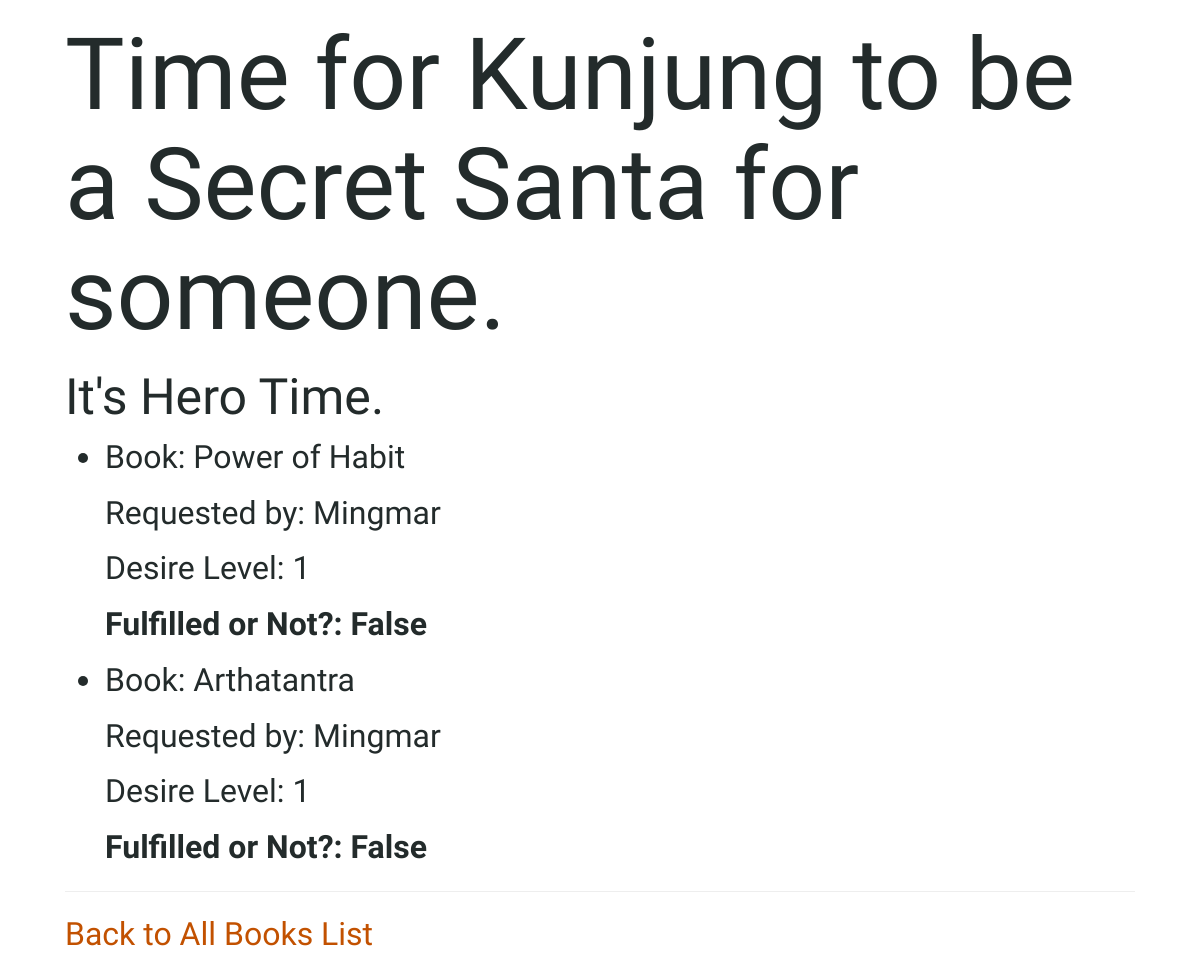
Before: /angel/1 with the older database file.
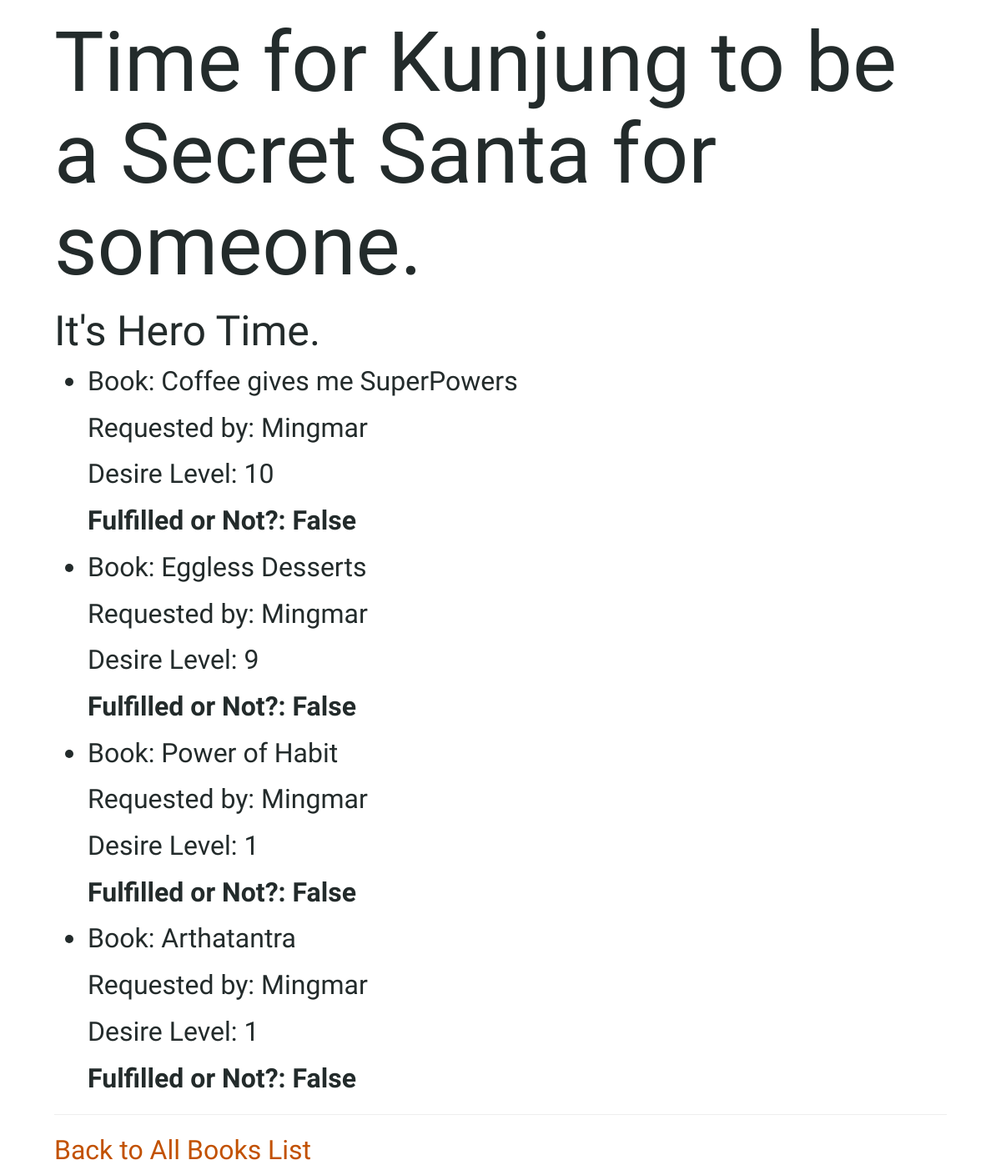
After: the same page with the newer database file.
### books/models.py (models this page shows, shortened)
class Wish(models.Model):
    book = models.ForeignKey(Book, on_delete=models.CASCADE, related_name="wishes")
    wisher = models.ForeignKey(Person, on_delete=models.CASCADE, related_name="wishes") ### The Person who is making the wish
    angel = models.ForeignKey(Person, on_delete=models.CASCADE, related_name='wishes_to_fulfill', null=True) ### The Person who fulfills the wish therefore, the ANGEL
    fulfilled = models.BooleanField(default=False)
    desire_lvl = models.IntegerField(default=1)

class Book(models.Model):
    name = models.CharField(max_length=20, default="Invisible Book")
    summary = models.TextField(max_length=100, null=True)
    owner = models.ForeignKey(Person, on_delete=models.CASCADE, related_name="books", null=True)
    def __str__(self):
        return f"{self.name}"

class Person(models.Model):
    name = models.CharField(max_length=20, default="Mr Nobody")
    def __str__(self):
        return f"{self.name}"

### books/views.py (the view)
# urls.py: path('angel/<int:person_id>', views.angel, name='angel'),
def angel(request, person_id):
	try:
		person = Person.objects.get(pk=person_id)
	except Person.DoesNotExist:
		raise Http404("Person does not exist.")
	context = {
		"person": person,
		"wishes_to_fulfill": person.wishes_to_fulfill.all().order_by('-desire_lvl')
	}
	return render(request, "books/angel.html", context)

### books/templates/books/angel.html (shortened to what this page needs)
{% extends "books/base.html" %}
{% block body %}
	<h1>Time for {{ person }} to be a Secret Santa for someone.</h1>
    <h3>It's Hero Time.</h3>
    <ul>
    {% for wish in wishes_to_fulfill %}
        <li>
            <p>Book: {{ wish.book }}</p>
            <p>Requested by: {{ wish.wisher }}</p>
            <p>Desire Level: {{ wish.desire_lvl }}</p>
            <p><b>Fulfilled or Not?: {{ wish.fulfilled }} </b></p>
        </li>
    {% empty %}
        <li>No Wishes to Fulfill.</li>
    {% endfor %}
    </ul>
	<hr>
	<a href="{% url 'index' %}">Back to All Books List</a>
{% endblock %}

Changed rows visible on the page:
added Wish: book "Coffee gives me SuperPowers", wisher "Mingmar", desire_lvl "10", fulfilled "False"
added Wish: book "Eggless Desserts", wisher "Mingmar", desire_lvl "9", fulfilled "False"
